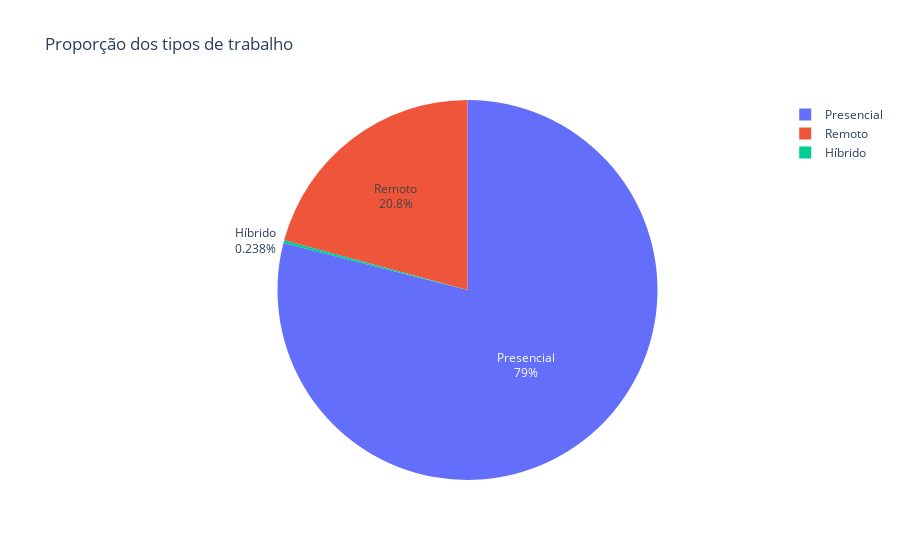

The notebook cell this image was saved under:
### Code cell
remoto_contagem = df_limpo['remoto'].value_counts().reset_index()
remoto_contagem.columns = ['tipo_trabalho', 'quantidade']

fig = px.pie(remoto_contagem,
             names='tipo_trabalho',
             values='quantidade',
             title='Proporção dos tipos de trabalho'

          )
fig.update_traces(textinfo="percent+label")
fig.show()

### Figure 1 — Plotly figure (JSON) as saved in the notebook; plotly's stock layout.template omitted (floating-point values rounded to 4 significant figures)
{"data": [{"domain": {"x": [0, 1], "y": [0, 1]}, "hovertemplate": "tipo_trabalho=%{label}<br>quantidade=%{value}<extra></extra>", "labels": ["Presencial", "Remoto", "Híbrido"], "legendgroup": "", "name": "", "showlegend": true, "textinfo": "percent+label", "type": "pie", "values": [105305, 27716, 318]}], "layout": {"legend": {"tracegroupgap": 0}, "title": {"text": "Proporção dos tipos de trabalho"}}}
